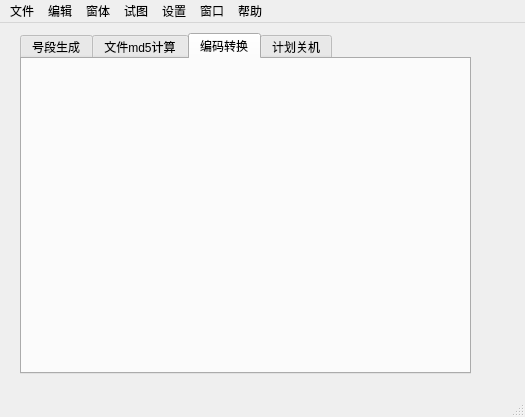
<?xml version="1.0" encoding="UTF-8"?>
<ui version="4.0">
 <class>MainWindow</class>
 <widget class="QMainWindow" name="MainWindow">
  <property name="geometry">
   <rect>
    <x>0</x>
    <y>0</y>
    <width>525</width>
    <height>417</height>
   </rect>
  </property>
  <property name="windowTitle">
   <string>实用工具集合</string>
  </property>
  <widget class="QWidget" name="centralwidget">
   <widget class="QTabWidget" name="tabWidget">
    <property name="geometry">
     <rect>
      <x>20</x>
      <y>10</y>
      <width>451</width>
      <height>341</height>
     </rect>
    </property>
    <property name="currentIndex">
     <number>2</number>
    </property>
    <widget class="QWidget" name="tab">
     <attribute name="title">
      <string>号段生成</string>
     </attribute>
     <widget class="QWidget" name="gridLayoutWidget">
      <property name="geometry">
       <rect>
        <x>30</x>
        <y>30</y>
        <width>221</width>
        <height>178</height>
       </rect>
      </property>
      <layout class="QGridLayout" name="gridLayout">
       <item row="5" column="0">
        <widget class="QLabel" name="label_4">
         <property name="text">
          <string>meid_1</string>
         </property>
        </widget>
       </item>
       <item row="5" column="1">
        <widget class="QLineEdit" name="meid_1"/>
       </item>
       <item row="1" column="1">
        <widget class="QLineEdit" name="barcode"/>
       </item>
       <item row="4" column="1">
        <widget class="QLineEdit" name="imei_2"/>
       </item>
       <item row="1" column="0">
        <widget class="QLabel" name="label_2">
         <property name="text">
          <string>barcode</string>
         </property>
        </widget>
       </item>
       <item row="3" column="1">
        <widget class="QLineEdit" name="imei_1"/>
       </item>
       <item row="7" column="0">
        <widget class="QLabel" name="label_6">
         <property name="text">
          <string>batsn_1</string>
         </property>
        </widget>
       </item>
       <item row="6" column="0">
        <widget class="QLabel" name="label_5">
         <property name="text">
          <string>meid_2</string>
         </property>
        </widget>
       </item>
       <item row="6" column="1">
        <widget class="QLineEdit" name="meid_2"/>
       </item>
       <item row="4" column="0">
        <widget class="QLabel" name="label_3">
         <property name="text">
          <string>imei_2</string>
         </property>
        </widget>
       </item>
       <item row="3" column="0">
        <widget class="QLabel" name="label">
         <property name="text">
          <string>imei_1</string>
         </property>
        </widget>
       </item>
       <item row="8" column="0">
        <widget class="QLabel" name="label_7">
         <property name="text">
          <string>batsn_2</string>
         </property>
        </widget>
       </item>
       <item row="7" column="1">
        <widget class="QLineEdit" name="batsn_1"/>
       </item>
       <item row="8" column="1">
        <widget class="QLineEdit" name="batsn_2"/>
       </item>
      </layout>
     </widget>
     <widget class="QPushButton" name="generateButton">
      <property name="geometry">
       <rect>
        <x>80</x>
        <y>240</y>
        <width>75</width>
        <height>24</height>
       </rect>
      </property>
      <property name="text">
       <string>生成</string>
      </property>
     </widget>
    </widget>
    <widget class="QWidget" name="tab_3">
     <attribute name="title">
      <string>文件md5计算</string>
     </attribute>
    </widget>
    <widget class="QWidget" name="tab_4">
     <attribute name="title">
      <string>编码转换</string>
     </attribute>
    </widget>
    <widget class="QWidget" name="tab_2">
     <attribute name="title">
      <string>计划关机</string>
     </attribute>
    </widget>
   </widget>
  </widget>
  <widget class="QMenuBar" name="menubar">
   <property name="geometry">
    <rect>
     <x>0</x>
     <y>0</y>
     <width>525</width>
     <height>22</height>
    </rect>
   </property>
   <widget class="QMenu" name="menu">
    <property name="title">
     <string>文件</string>
    </property>
   </widget>
   <widget class="QMenu" name="menu_2">
    <property name="title">
     <string>编辑</string>
    </property>
   </widget>
   <widget class="QMenu" name="menu_3">
    <property name="title">
     <string>窗体</string>
    </property>
   </widget>
   <widget class="QMenu" name="menu_4">
    <property name="title">
     <string>试图</string>
    </property>
   </widget>
   <widget class="QMenu" name="menu_5">
    <property name="title">
     <string>设置</string>
    </property>
   </widget>
   <widget class="QMenu" name="menu_6">
    <property name="title">
     <string>窗口</string>
    </property>
   </widget>
   <widget class="QMenu" name="menu_7">
    <property name="title">
     <string>帮助</string>
    </property>
   </widget>
   <addaction name="menu"/>
   <addaction name="menu_2"/>
   <addaction name="menu_3"/>
   <addaction name="menu_4"/>
   <addaction name="menu_5"/>
   <addaction name="menu_6"/>
   <addaction name="menu_7"/>
  </widget>
  <widget class="QStatusBar" name="statusbar"/>
 </widget>
 <resources/>
 <connections/>
</ui>
